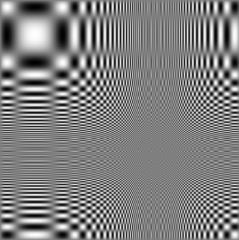
#> input picture Part_1_Resampling/1-a.JPG, 239 x 240 px, found by its file name
$ python Part_One.py
#> lines starting #> are read from the running program, lines starting #| are printed output that depends on the picture
# -*- coding: utf-8 -*-
"""
Created on Thu Jan 28 13:06:56 2021

@author:
"""
import cv2
import numpy as np
import matplotlib.pylab as plt
from scipy.signal import convolve2d
from PIL import Image
#from time import perf_counter
import time
import glob

##    Directories to save process resulting images
images_path  = 'Filters_Output/'
image_path_median  = 'Filters_Output/Median/'
image_path_gaussian  = 'Filters_Output/Gaussian/'
##   Image inserting
image = plt.imread("1-a.jpg")
#> image is the input picture: shape (240, 239, 3); min 0, max 255, mean 127.3


##                                     ##
##   Convolution of images             ##
##                                     ##
def convolve_all_colours(im, window):
    ims = []
    for d in range(3):
        im_conv_d = convolve2d(im[:,:,d], window)
        ims.append(im_conv_d)
    im_conv = np.stack(ims, axis=2).astype("uint8")
    return im_conv
##                                   ##
##   Gaussina Kernel Definition      ##
##                                   ##
def Gaussian_Kernel(matrix_size, sigma):
    n = int((matrix_size)/2)
    numerator = np.asarray([[x**2 + y**2 for x in range(-n,n+1)] for y in range(-n,n+1)])
    returned=(np.exp(-numerator/(2*sigma**2)))/((2 * np.pi)* sigma**2)
    return returned
##                              ##
##   Downsampling function      ##
##                              ##
def Downsampling(img,scale):
   width = int(img.shape[1] * 1/scale)
   height = int(img.shape[0]* 1/scale)
   dim = (width, height)
   # resizing the image
   resized = cv2.resize(img, dim)
   return resized
##                              ##
##   Upsampling function        ##
##                              ##
def Upsampling(img,scale):
   width = int(img.shape[1]*scale)
   height = int(img.shape[0]*scale)
   dim = (width, height)
   ## Cubic Interpolation was selected from interpolating methods
   resized = cv2.resize(img, dim, interpolation=cv2.INTER_CUBIC)
   return resized
kernel_size = [3,5,7]   #kernel to be used
sampling_scale=[2,4,8]
size=len(kernel_size)
t1_start = time.time()
for i in range (0,size):
    gaussian_Kernel = Gaussian_Kernel(kernel_size[i],i+0.5)
    gaussian_Kernel=gaussian_Kernel/np.sum(gaussian_Kernel)
    image_gaussian_blur=convolve_all_colours(image, gaussian_Kernel)
    down_sampled = Downsampling(image_gaussian_blur,sampling_scale[i])#cv2.resize(imagegaussianblur, (0, 0), fx = w/2, fy =w/2)
    upsampled=Upsampling(down_sampled,sampling_scale[i])
    cv2.imwrite(image_path_gaussian + 'Blur_Gaussian_{}.jpg'.format(kernel_size[i]), image_gaussian_blur)
    cv2.imwrite(image_path_gaussian + 'Down_sampled_by_{}.jpg'.format(sampling_scale[i]), down_sampled)
    cv2.imwrite(image_path_gaussian + 'Up_sampled_from_{}.jpg'.format(sampling_scale[i]), upsampled)
#> this loop made 3 passes
#> pass 1, `image_gaussian_blur=convolve_all_colours(image, gaussian_Kernel)`:
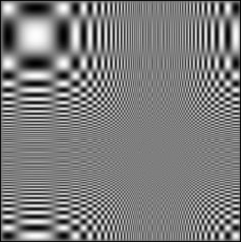
#> image_gaussian_blur: shape (242, 241, 3); min 0, max 253, mean 124.7
#> after the loop:
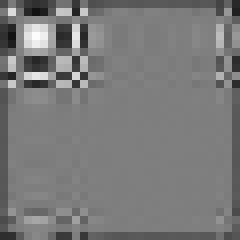
#> down_sampled: shape (30, 30, 3) (shown 8 times larger); min 18, max 252, mean 121.8
#> after the loop:
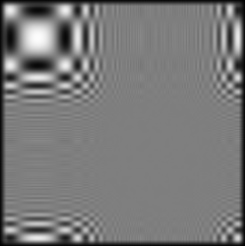
#> image_gaussian_blur: shape (246, 245, 3); min 1, max 252, mean 120.7
t1_stop =  time.time()
#
#  Median Filter operation
t2_start = time.time()
for i in range (0,size):
    median_Blured = cv2.medianBlur(image,kernel_size[i])
    down_sampled = Downsampling(median_Blured,sampling_scale[i])
    upsampled=Upsampling(down_sampled,sampling_scale[i])
    cv2.imwrite(image_path_median + 'Median_blur_Gaussian_{}.jpg'.format(sampling_scale[i]), median_Blured)
    cv2.imwrite(image_path_median + 'Median_down_sampled_by_{}.jpg'.format(sampling_scale[i]), down_sampled)
    cv2.imwrite(image_path_median + 'Up_sampled_from_{}.jpg'.format(sampling_scale[i]), upsampled)
#> this loop made 3 passes
#> pass 1, `median_Blured = cv2.medianBlur(image,kernel_size[i])`:
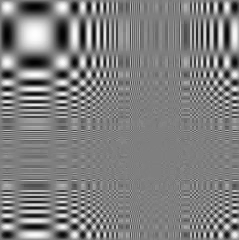
#> median_Blured: shape (240, 239, 3); min 2, max 254, mean 127.2
#> pass 1, in Upsampling (call 4), `resized = cv2.resize(img, dim, interpolation=cv2.INTER_CUBIC)`:
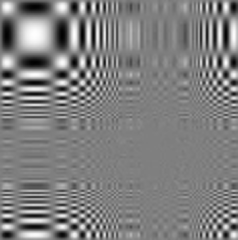
#> resized: shape (240, 238, 3); min 1, max 254, mean 127.2
#> after the loop:
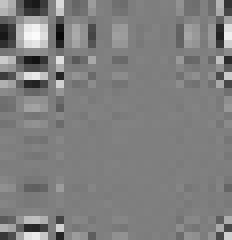
#> down_sampled: shape (30, 29, 3) (shown 8 times larger); min 8, max 251, mean 127.2
#> after the loop:
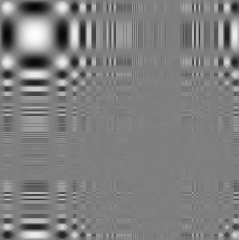
#> median_Blured: shape (240, 239, 3); min 6, max 253, mean 127.3
t2_stop = time.time()
##                                    ##
##   Animation For Gaussian Fi ter    ##
##                                    ##
frames = []
imgs = glob.glob("Filters_Output\Gaussian\*.jpg")
for i in imgs:
    new_frame = Image.open(i)
    frames.append(new_frame)
# Save into a GIF file that loops forever
frames[0].save('Animation\Animation_For_Gaussian_Filter.gif', format='GIF',append_images=frames[1:],save_all=True,duration=2000, loop=0)
##                                  ##
##   Animation For Median Filter    ##
##                                  ##
frames = []
imgs = glob.glob("Filters_Output\Median\*.jpg")
for i in imgs:
    new_frame = Image.open(i)
    frames.append(new_frame)
#> (the run stopped early here; a loop or call above may not have finished)
